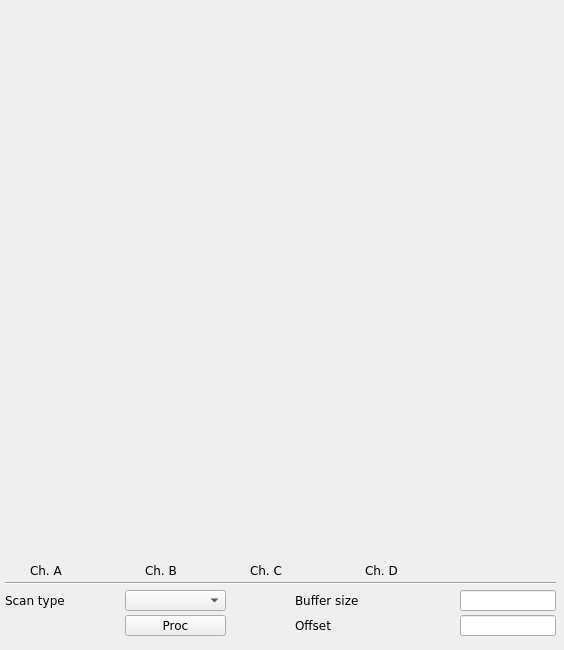
<?xml version="1.0" encoding="UTF-8"?>
<ui version="4.0">
 <class>ADC</class>
 <widget class="QMainWindow" name="ADC">
  <property name="geometry">
   <rect>
    <x>0</x>
    <y>0</y>
    <width>564</width>
    <height>650</height>
   </rect>
  </property>
  <property name="sizePolicy">
   <sizepolicy hsizetype="Minimum" vsizetype="Minimum">
    <horstretch>0</horstretch>
    <verstretch>0</verstretch>
   </sizepolicy>
  </property>
  <property name="windowTitle">
   <string/>
  </property>
  <widget class="QWidget" name="centralwidget">
   <widget class="caCartesianPlot" name="adc">
    <property name="geometry">
     <rect>
      <x>9</x>
      <y>9</y>
      <width>546</width>
      <height>546</height>
     </rect>
    </property>
    <property name="sizePolicy">
     <sizepolicy hsizetype="MinimumExpanding" vsizetype="MinimumExpanding">
      <horstretch>0</horstretch>
      <verstretch>2</verstretch>
     </sizepolicy>
    </property>
    <property name="font">
     <font>
      <family>Sans</family>
      <pointsize>8</pointsize>
     </font>
    </property>
    <property name="Title" stdset="0">
     <string notr="true">ADC data</string>
    </property>
    <property name="TitleX">
     <string notr="true">ADC samples</string>
    </property>
    <property name="TitleY">
     <string notr="true">ADC counts</string>
    </property>
    <property name="channels_1" stdset="0">
     <string notr="true">;$(BPM):adc.A</string>
    </property>
    <property name="color_1">
     <color>
      <red>255</red>
      <green>0</green>
      <blue>0</blue>
     </color>
    </property>
    <property name="channels_2" stdset="0">
     <string notr="true">;$(BPM):adc.B</string>
    </property>
    <property name="color_2">
     <color>
      <red>0</red>
      <green>255</green>
      <blue>0</blue>
     </color>
    </property>
    <property name="channels_3" stdset="0">
     <string notr="true">;$(BPM):adc.C</string>
    </property>
    <property name="color_3">
     <color>
      <red>0</red>
      <green>0</green>
      <blue>255</blue>
     </color>
    </property>
    <property name="channels_4" stdset="0">
     <string notr="true">;$(BPM):adc.D</string>
    </property>
    <property name="color_4">
     <color>
      <red>170</red>
      <green>0</green>
      <blue>255</blue>
     </color>
    </property>
    <property name="countNumOrChannel" stdset="0">
     <string notr="true"/>
    </property>
    <property name="triggerChannel" stdset="0">
     <string notr="true"/>
    </property>
    <property name="foreground">
     <color alpha="0">
      <red>255</red>
      <green>255</green>
      <blue>255</blue>
     </color>
    </property>
    <property name="gridColor">
     <color>
      <red>0</red>
      <green>0</green>
      <blue>0</blue>
     </color>
    </property>
    <property name="XaxisLimits">
     <string>0;100</string>
    </property>
    <property name="YaxisLimits">
     <string>-1000000;-900000</string>
    </property>
   </widget>
   <widget class="Line" name="line">
    <property name="geometry">
     <rect>
      <x>5</x>
      <y>575</y>
      <width>551</width>
      <height>16</height>
     </rect>
    </property>
    <property name="font">
     <font>
      <family>DejaVu Sans</family>
      <pointsize>9</pointsize>
     </font>
    </property>
    <property name="orientation">
     <enum>Qt::Horizontal</enum>
    </property>
   </widget>
   <widget class="QLabel" name="label_19">
    <property name="geometry">
     <rect>
      <x>295</x>
      <y>590</y>
      <width>156</width>
      <height>20</height>
     </rect>
    </property>
    <property name="font">
     <font>
      <family>DejaVu Sans</family>
      <pointsize>9</pointsize>
     </font>
    </property>
    <property name="text">
     <string>Buffer size </string>
    </property>
   </widget>
   <widget class="caTextEntry" name="adc_ngrp">
    <property name="geometry">
     <rect>
      <x>460</x>
      <y>590</y>
      <width>96</width>
      <height>21</height>
     </rect>
    </property>
    <property name="font">
     <font>
      <family>DejaVu Sans</family>
      <pointsize>10</pointsize>
     </font>
    </property>
    <property name="alignment">
     <set>Qt::AlignRight|Qt::AlignTrailing|Qt::AlignVCenter</set>
    </property>
    <property name="channel" stdset="0">
     <string notr="true">$(BPM):adc.NGRP</string>
    </property>
    <property name="maxValue">
     <double>10000.000000000000000</double>
    </property>
    <property name="minValue">
     <double>10.000000000000000</double>
    </property>
   </widget>
   <widget class="caMessageButton" name="camessagebutton">
    <property name="geometry">
     <rect>
      <x>125</x>
      <y>615</y>
      <width>101</width>
      <height>21</height>
     </rect>
    </property>
    <property name="font">
     <font>
      <family>DejaVu Sans</family>
      <pointsize>9</pointsize>
     </font>
    </property>
    <property name="text">
     <string>Proc</string>
    </property>
    <property name="flat">
     <bool>false</bool>
    </property>
    <property name="channel" stdset="0">
     <string notr="true">$(BPM):adc.PROC</string>
    </property>
    <property name="background">
     <color>
      <red>254</red>
      <green>217</green>
      <blue>188</blue>
     </color>
    </property>
    <property name="pressMessage">
     <string notr="true">1</string>
    </property>
   </widget>
   <widget class="QLabel" name="label_21">
    <property name="geometry">
     <rect>
      <x>5</x>
      <y>590</y>
      <width>101</width>
      <height>20</height>
     </rect>
    </property>
    <property name="font">
     <font>
      <family>DejaVu Sans</family>
      <pointsize>9</pointsize>
     </font>
    </property>
    <property name="styleSheet">
     <string notr="true">color: rgb(0, 0, 0);</string>
    </property>
    <property name="text">
     <string>Scan type</string>
    </property>
   </widget>
   <widget class="caMenu" name="adc_scan">
    <property name="geometry">
     <rect>
      <x>125</x>
      <y>590</y>
      <width>101</width>
      <height>21</height>
     </rect>
    </property>
    <property name="font">
     <font>
      <family>DejaVu Sans</family>
      <pointsize>9</pointsize>
     </font>
    </property>
    <property name="channel" stdset="0">
     <string notr="true">$(BPM):adc.SCAN</string>
    </property>
   </widget>
   <widget class="caTextEntry" name="adc_ngrp_2">
    <property name="geometry">
     <rect>
      <x>460</x>
      <y>615</y>
      <width>96</width>
      <height>21</height>
     </rect>
    </property>
    <property name="font">
     <font>
      <family>DejaVu Sans</family>
      <pointsize>10</pointsize>
     </font>
    </property>
    <property name="alignment">
     <set>Qt::AlignRight|Qt::AlignTrailing|Qt::AlignVCenter</set>
    </property>
    <property name="channel" stdset="0">
     <string notr="true">$(BPM):adc.OFFS</string>
    </property>
    <property name="maxValue">
     <double>10000.000000000000000</double>
    </property>
    <property name="minValue">
     <double>10.000000000000000</double>
    </property>
   </widget>
   <widget class="QLabel" name="label_20">
    <property name="geometry">
     <rect>
      <x>295</x>
      <y>615</y>
      <width>156</width>
      <height>20</height>
     </rect>
    </property>
    <property name="font">
     <font>
      <family>DejaVu Sans</family>
      <pointsize>9</pointsize>
     </font>
    </property>
    <property name="text">
     <string>Offset</string>
    </property>
   </widget>
   <widget class="caRelatedDisplay" name="ADC_buffer_3">
    <property name="geometry">
     <rect>
      <x>230</x>
      <y>560</y>
      <width>16</width>
      <height>16</height>
     </rect>
    </property>
    <property name="background">
     <color>
      <red>0</red>
      <green>0</green>
      <blue>255</blue>
     </color>
    </property>
    <property name="labels">
     <string notr="true"/>
    </property>
    <property name="files">
     <string notr="true">adc</string>
    </property>
    <property name="args">
     <string notr="true">DEVICE=$(DEVICE)</string>
    </property>
   </widget>
   <widget class="QLabel" name="label_26">
    <property name="geometry">
     <rect>
      <x>365</x>
      <y>560</y>
      <width>36</width>
      <height>21</height>
     </rect>
    </property>
    <property name="font">
     <font>
      <family>DejaVu Sans</family>
      <pointsize>9</pointsize>
     </font>
    </property>
    <property name="styleSheet">
     <string notr="true">color: rgb(0, 0, 0);</string>
    </property>
    <property name="text">
     <string>Ch. D</string>
    </property>
   </widget>
   <widget class="QLabel" name="label_24">
    <property name="geometry">
     <rect>
      <x>145</x>
      <y>560</y>
      <width>36</width>
      <height>21</height>
     </rect>
    </property>
    <property name="font">
     <font>
      <family>DejaVu Sans</family>
      <pointsize>9</pointsize>
     </font>
    </property>
    <property name="styleSheet">
     <string notr="true">color: rgb(0, 0, 0);</string>
    </property>
    <property name="text">
     <string>Ch. B</string>
    </property>
   </widget>
   <widget class="caRelatedDisplay" name="ADC_buffer_2">
    <property name="geometry">
     <rect>
      <x>125</x>
      <y>560</y>
      <width>16</width>
      <height>16</height>
     </rect>
    </property>
    <property name="background">
     <color>
      <red>0</red>
      <green>255</green>
      <blue>0</blue>
     </color>
    </property>
    <property name="labels">
     <string notr="true"/>
    </property>
    <property name="files">
     <string notr="true">adc</string>
    </property>
    <property name="args">
     <string notr="true">DEVICE=$(DEVICE)</string>
    </property>
   </widget>
   <widget class="caRelatedDisplay" name="ADC_buffer">
    <property name="geometry">
     <rect>
      <x>10</x>
      <y>560</y>
      <width>16</width>
      <height>16</height>
     </rect>
    </property>
    <property name="background">
     <color>
      <red>255</red>
      <green>0</green>
      <blue>0</blue>
     </color>
    </property>
    <property name="labels">
     <string notr="true"/>
    </property>
    <property name="files">
     <string notr="true">adc</string>
    </property>
    <property name="args">
     <string notr="true">DEVICE=$(DEVICE)</string>
    </property>
   </widget>
   <widget class="caRelatedDisplay" name="ADC_buffer_4">
    <property name="geometry">
     <rect>
      <x>345</x>
      <y>560</y>
      <width>16</width>
      <height>16</height>
     </rect>
    </property>
    <property name="background">
     <color>
      <red>170</red>
      <green>0</green>
      <blue>255</blue>
     </color>
    </property>
    <property name="labels">
     <string notr="true"/>
    </property>
    <property name="files">
     <string notr="true">adc</string>
    </property>
    <property name="args">
     <string notr="true">DEVICE=$(DEVICE)</string>
    </property>
   </widget>
   <widget class="QLabel" name="label_23">
    <property name="geometry">
     <rect>
      <x>30</x>
      <y>560</y>
      <width>36</width>
      <height>21</height>
     </rect>
    </property>
    <property name="font">
     <font>
      <family>DejaVu Sans</family>
      <pointsize>9</pointsize>
     </font>
    </property>
    <property name="styleSheet">
     <string notr="true">color: rgb(0, 0, 0);</string>
    </property>
    <property name="text">
     <string>Ch. A</string>
    </property>
   </widget>
   <widget class="QLabel" name="label_25">
    <property name="geometry">
     <rect>
      <x>250</x>
      <y>560</y>
      <width>36</width>
      <height>21</height>
     </rect>
    </property>
    <property name="font">
     <font>
      <family>DejaVu Sans</family>
      <pointsize>9</pointsize>
     </font>
    </property>
    <property name="styleSheet">
     <string notr="true">color: rgb(0, 0, 0);</string>
    </property>
    <property name="text">
     <string>Ch. C</string>
    </property>
   </widget>
  </widget>
 </widget>
 <customwidgets>
  <customwidget>
   <class>QwtPlot</class>
   <extends>QFrame</extends>
   <header>qwt_plot.h</header>
  </customwidget>
  <customwidget>
   <class>caMenu</class>
   <extends>QComboBox</extends>
   <header>caMenu</header>
  </customwidget>
  <customwidget>
   <class>caRelatedDisplay</class>
   <extends>QWidget</extends>
   <header>caRelatedDisplay</header>
  </customwidget>
  <customwidget>
   <class>caTextEntry</class>
   <extends>caLineEdit</extends>
   <header>caTextEntry</header>
  </customwidget>
  <customwidget>
   <class>caMessageButton</class>
   <extends>QPushButton</extends>
   <header>caMessageButton</header>
  </customwidget>
  <customwidget>
   <class>caLineEdit</class>
   <extends>QLineEdit</extends>
   <header>caLineEdit</header>
  </customwidget>
  <customwidget>
   <class>caCartesianPlot</class>
   <extends>QwtPlot</extends>
   <header>caCartesianPlot</header>
   <container>1</container>
  </customwidget>
 </customwidgets>
 <resources/>
 <connections/>
</ui>
